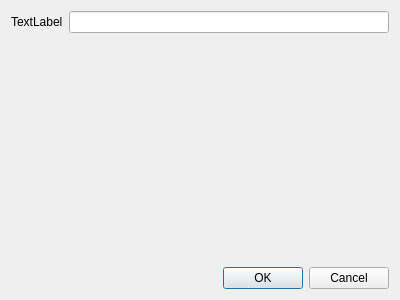
<?xml version="1.0" encoding="UTF-8"?>
<ui version="4.0">
 <class>dlgNewProject</class>
 <widget class="QDialog" name="dlgNewProject">
  <property name="geometry">
   <rect>
    <x>0</x>
    <y>0</y>
    <width>400</width>
    <height>300</height>
   </rect>
  </property>
  <property name="windowTitle">
   <string>Dialog</string>
  </property>
  <layout class="QVBoxLayout" name="verticalLayout">
   <item>
    <layout class="QFormLayout" name="formLayout">
     <item row="0" column="0">
      <widget class="QLabel" name="label">
       <property name="text">
        <string>TextLabel</string>
       </property>
      </widget>
     </item>
     <item row="0" column="1">
      <widget class="QLineEdit" name="txtProjectName"/>
     </item>
    </layout>
   </item>
   <item>
    <widget class="QDialogButtonBox" name="buttonBox">
     <property name="orientation">
      <enum>Qt::Horizontal</enum>
     </property>
     <property name="standardButtons">
      <set>QDialogButtonBox::Cancel|QDialogButtonBox::Ok</set>
     </property>
    </widget>
   </item>
  </layout>
 </widget>
 <resources/>
 <connections>
  <connection>
   <sender>buttonBox</sender>
   <signal>accepted()</signal>
   <receiver>dlgNewProject</receiver>
   <slot>accept()</slot>
   <hints>
    <hint type="sourcelabel">
     <x>248</x>
     <y>254</y>
    </hint>
    <hint type="destinationlabel">
     <x>157</x>
     <y>274</y>
    </hint>
   </hints>
  </connection>
  <connection>
   <sender>buttonBox</sender>
   <signal>rejected()</signal>
   <receiver>dlgNewProject</receiver>
   <slot>reject()</slot>
   <hints>
    <hint type="sourcelabel">
     <x>316</x>
     <y>260</y>
    </hint>
    <hint type="destinationlabel">
     <x>286</x>
     <y>274</y>
    </hint>
   </hints>
  </connection>
 </connections>
</ui>
